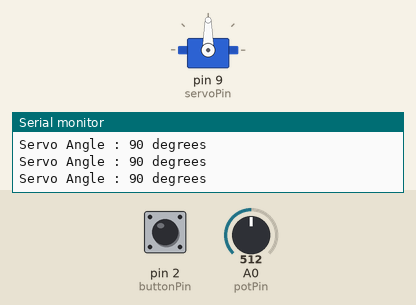
Simulated run of this sketch. Board: Arduino Uno, built with avr-gcc and run on an emulated ATmega328P. Parts: servo, the last lines printed to the serial monitor. Inputs (shaded band) come from the test bench; at power-on: pin 2 (buttonPin) HIGH, A0 (potPin) = 512.

Above: at 1.2 s.
1.3 s: pin 2 (buttonPin) pulled LOW for 0.15 s
4.3 s: A0 (potPin) set to 306
6.5 s: A0 (potPin) set to 560
At 7.4 s:
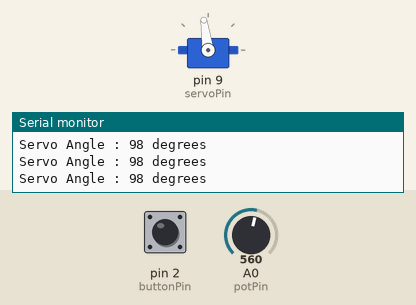
9.5 s: A0 (potPin) set to 583
At 10.3 s:
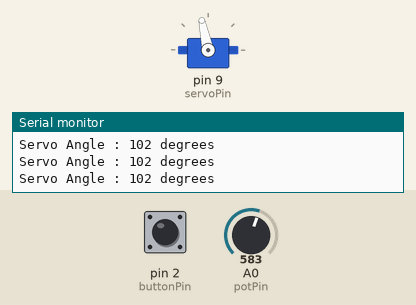
11.0 s: A0 (potPin) set to 1023
At 11.8 s:
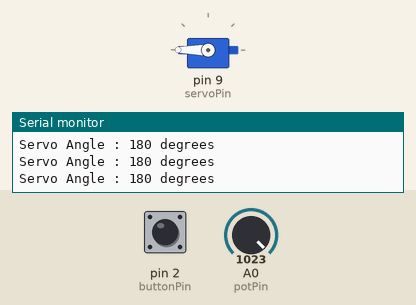
Timing chart, 0 to 13.5 s (numbered marks = the images above; inputs shaded):
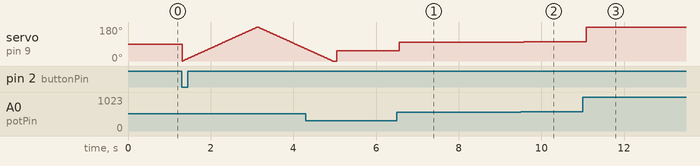

The sketch:

servo_control.ino
```cpp
#include <Servo.h>

/*
Project : Servo Motor Sweep
Author  : Akash Babu
*/

Servo servoMotor;

const int servoPin = 9;
const int potPin = A0;
const int buttonPin = 2;

bool lastButtonState = HIGH;

void setup() {

  servoMotor.attach(servoPin);

  pinMode(buttonPin, INPUT_PULLUP);

  Serial.begin(9600);

}

void loop() {

  int potValue = analogRead(potPin);

  int angle = map(potValue, 0, 1023, 0, 180);

  servoMotor.write(angle);

  Serial.print("Servo Angle : ");
  Serial.print(angle);
  Serial.println(" degrees");

  bool currentButton = digitalRead(buttonPin);

  if(currentButton == LOW && lastButtonState == HIGH){

    Serial.println("Button Pressed -> Servo Sweep");

    // 0 -> 180
    for(int i=0;i<=180;i++){

      servoMotor.write(i);
      delay(10);

    }

    //180 -> 0
    for(int i=180;i>=0;i--){

      servoMotor.write(i);
      delay(10);

    }

  }

  lastButtonState = currentButton;

  delay(100);

}
```

Measured:
- after the input at 6.5 s, servo on pin 9 (servoPin): 53° → 98° after 0.06 s
- after the input at 9.5 s, servo on pin 9 (servoPin): 98° → 102° after 0.08 s
- after the input at 11.0 s, servo on pin 9 (servoPin): 102° → 180° after 0.09 s
